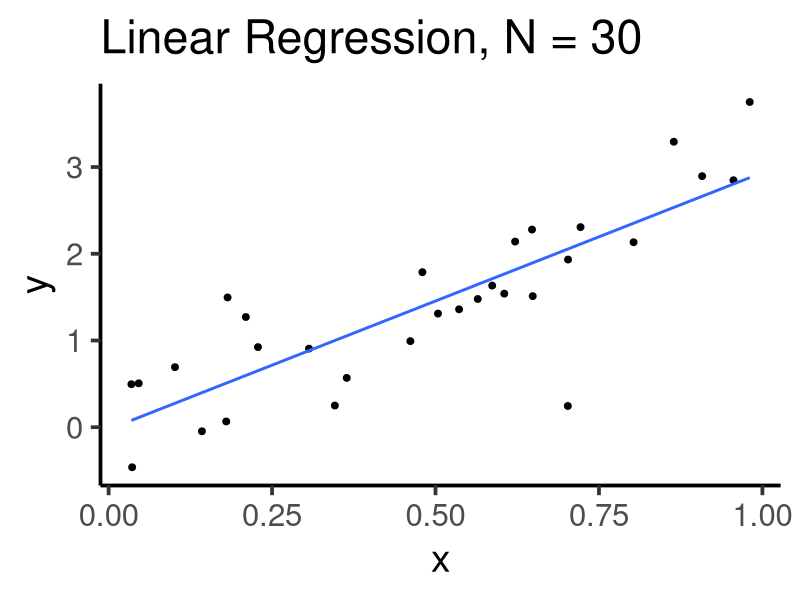
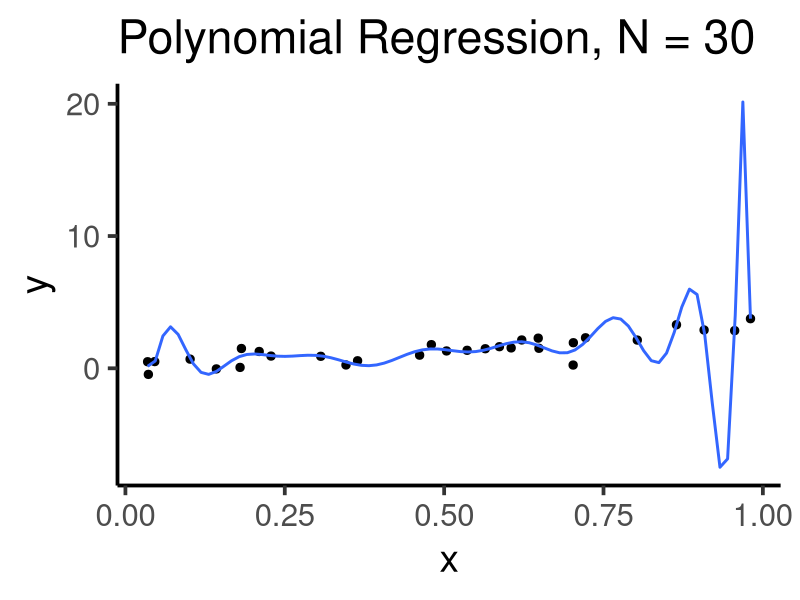

Write the R code that produced these figures, in order.
## ---- chunk 1
#| label: linear-fit
#| fig-cap: "You: \"Fit the data... but you're only allowed to be linear!\" Computer: \"You got it boss!\""
library(tidyverse)
set.seed(5300)
N <- 30
x_vals <- runif(N, min=0, max=1)
y_vals_raw <- 3 * x_vals
y_noise <- rnorm(N, mean=0, sd=0.5)
y_vals <- y_vals_raw + y_noise
data_df <- tibble(x=x_vals, y=y_vals)
data_df |> ggplot(aes(x=x, y=y)) +
  geom_point(size=2) +
  stat_smooth(
    method="lm",
    formula="y ~ x",
    se=FALSE,
    linewidth=1
  ) +
  labs(
    title = paste0("Linear Regression, N = ",N)
  ) +
  theme_classic(base_size=28)
## ---- chunk 2
#| label: poly-fit
#| fig-cap: "You: \"Fit the data...\" Computer: \"You got it boss!\""
data_df |> ggplot(aes(x=x, y=y)) +
  geom_point(size=2.5) +
  stat_smooth(
    method="lm",
    formula=y ~ poly(x, N, raw=TRUE),
    se=FALSE,
    linewidth=1
  ) +
  labs(
    title = paste0("Polynomial Regression, N = ",N)
  ) +
  theme_classic(base_size=28)
